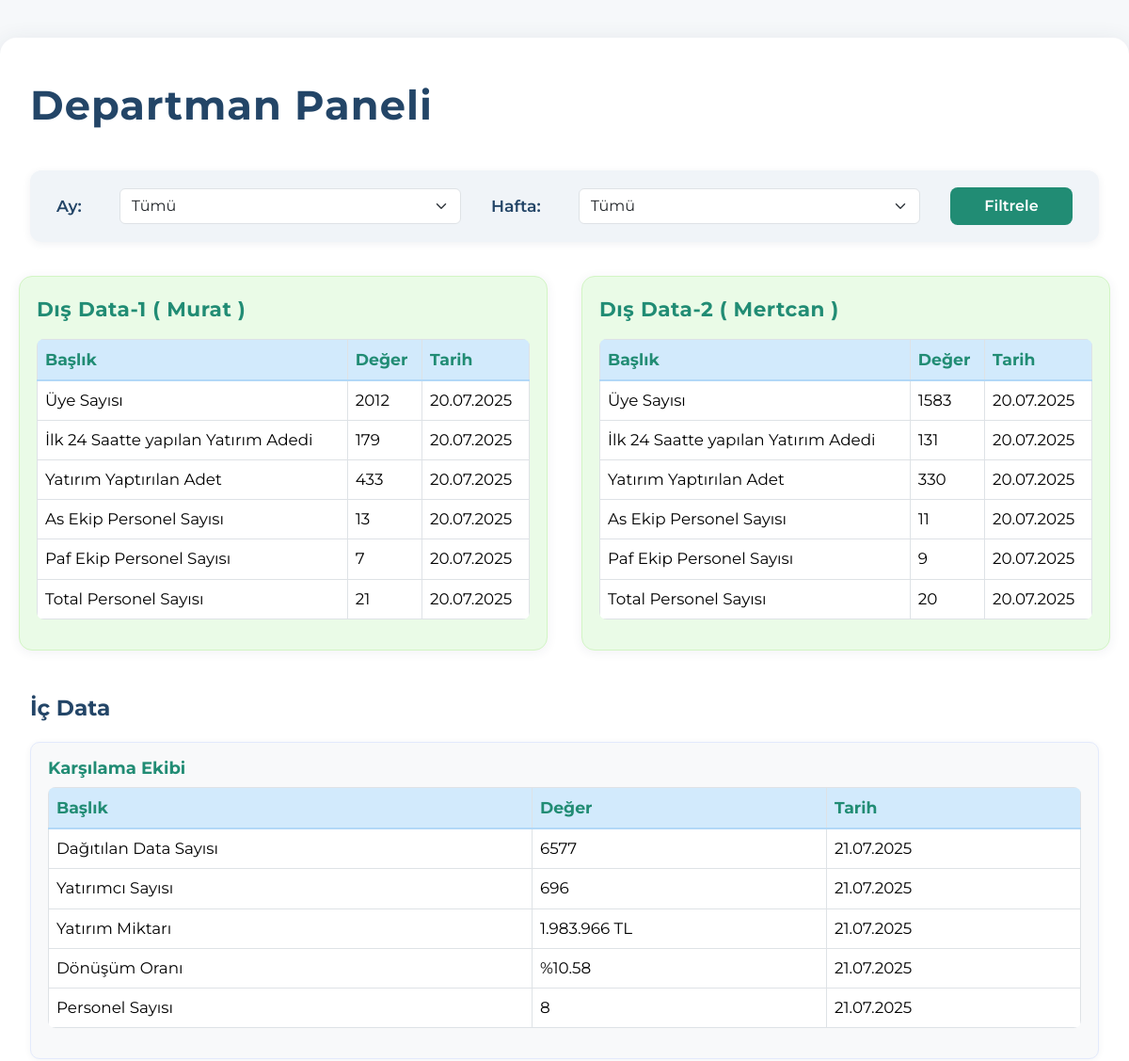
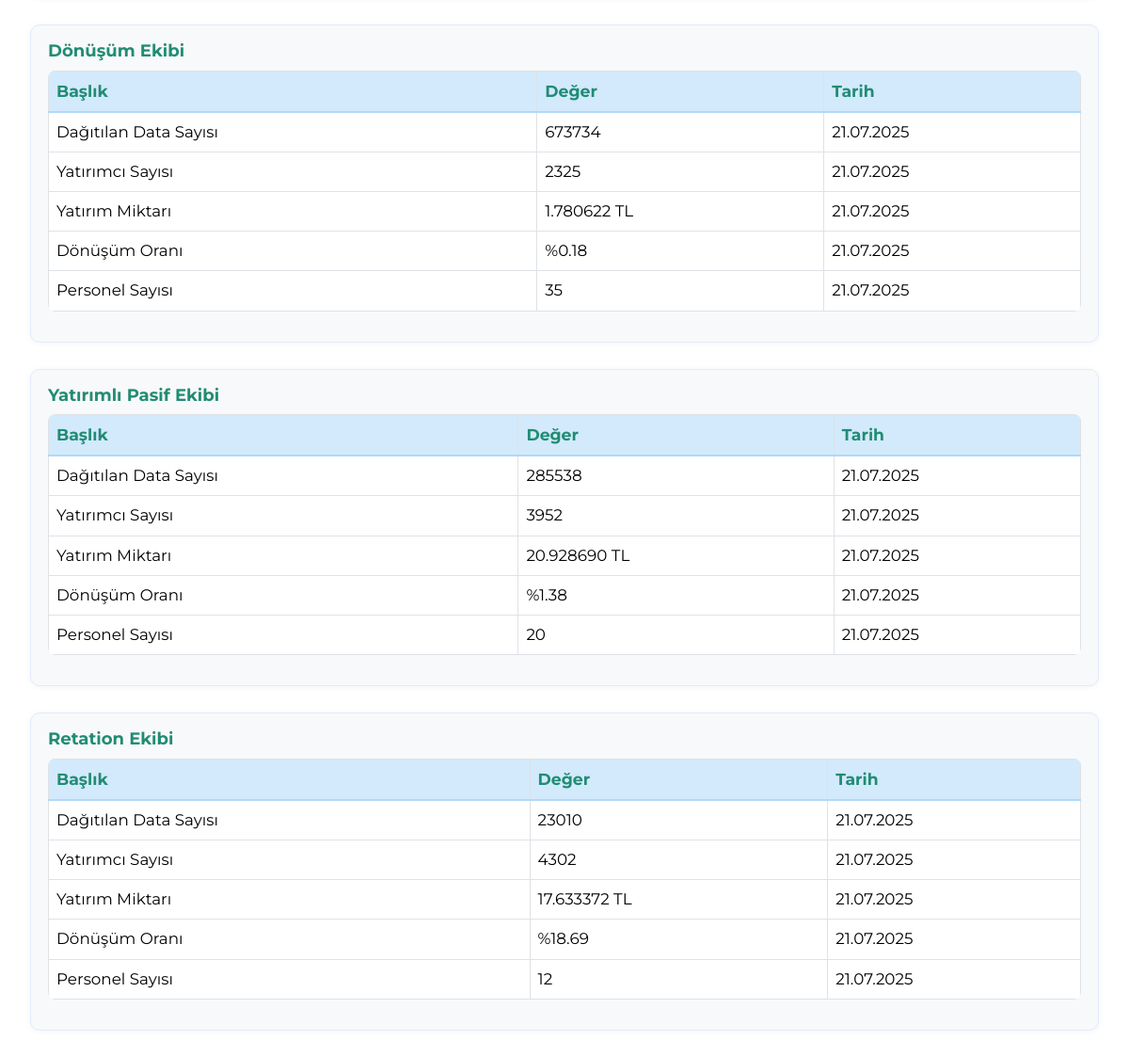
The app's page / (signed in) with its own data (2 pictures, top to bottom).
### departmanlar/models.py (models this page shows, shortened)
class Departman(models.Model):
    isim = models.CharField(max_length=255)

class Veri(models.Model):
    departman = models.ForeignKey(Departman, on_delete=models.CASCADE)
    baslik = models.CharField(max_length=255)
    deger = models.CharField(max_length=255)
    tarih = models.DateField()  # <-- Geçmiş ve istenen tarih için bu alanı ekle

### departmanlar/views.py (the view)
# urls.py: path('', views.dashboard, name='dashboard'),
@login_required
def dashboard(request):
    ay = request.GET.get("ay")
    hafta = request.GET.get("hafta")
    def hafta_belirle(tarih):
        gun = tarih.day
        if 1 <= gun <= 7:
            return "1"
        elif 8 <= gun <= 14:
            return "2"
        elif 15 <= gun <= 21:
            return "3"
        elif 22 <= gun <= 28:
            return "4"
        else:
            return "tumu"
    def veri_filtrele(departman):
        qs = Veri.objects.filter(departman=departman)
        if ay:
            qs = qs.filter(tarih__month=int(ay))
        if hafta and hafta != "tumu":
            qs = [v for v in qs if hafta_belirle(v.tarih) == hafta]
        return qs
    dis_ekip_1 = Departman.objects.filter(isim="Dış Data-1 ( Murat )").first()
    dis_ekip_2 = Departman.objects.filter(isim="Dış Data-2 ( Mertcan )").first()
    dis_ekip_1_veriler = veri_filtrele(dis_ekip_1) if dis_ekip_1 else []
    dis_ekip_2_veriler = veri_filtrele(dis_ekip_2) if dis_ekip_2 else []
    ic_departman_isimleri = [
        "Karşılama Ekibi",
        "Dönüşüm Ekibi",
        "Yatırımlı Pasif Ekibi",
        "Retation Ekibi"
    ]
    ic_departmanlar = Departman.objects.filter(isim__in=ic_departman_isimleri)
    ic_veriler = []
    for dep in ic_departmanlar:
        veriler = veri_filtrele(dep)
        ic_veriler.append({"departman": dep, "veriler": veriler})
    aylar = range(1, 13)
    context = {
        "dis_ekip_1": dis_ekip_1,
        "dis_ekip_2": dis_ekip_2,
        "dis_ekip_1_veriler": dis_ekip_1_veriler,
        "dis_ekip_2_veriler": dis_ekip_2_veriler,
        "ic_veriler": ic_veriler,
        "aylar": aylar,
        "request": request,
    }
    return render(request, "departmanlar/dashboard.html", context)

### departmanlar/templates/departmanlar/dashboard.html (shortened to what this page needs)
<!DOCTYPE html>
<html lang="tr">
<head>
    <link href="https://cdn.jsdelivr.net/npm/bootstrap@5.3.3/dist/css/bootstrap.min.css" rel="stylesheet">
</head>
<body>
    <div class="container">
        <div class="title">Departman Paneli</div>
        <form method="get" class="filter-form">
            <label for="ay">Ay:</label>
            <select name="ay" id="ay" class="form-select">
                <option value="">Tümü</option>
            </select>
            <label for="hafta">Hafta:</label>
            <select name="hafta" id="hafta" class="form-select">
                <option value="">Tümü</option>
            </select>
            <button type="submit" class="btn btn-success">Filtrele</button>
        </form>
        <div class="row">
            <div class="card">
                <h3>{{ dis_ekip_1.isim }}</h3>
                <table class="table table-bordered table-hover">
                    <thead>
                        <tr><th>Başlık</th><th>Değer</th><th>Tarih</th></tr>
                    </thead>
                    <tbody>
                    {% for veri in dis_ekip_1_veriler %}
                        <tr>
                            <td>{{ veri.baslik }}</td>
                            <td>{{ veri.deger }}</td>
                            <td>
                                {% if veri.tarih %}
                                    {{ veri.tarih|date:"d.m.Y" }}
                                {% else %}
                                    -
                                {% endif %}
                            </td>
                        </tr>
                    {% empty %}
                        <tr><td colspan="3">Veri yok.</td></tr>
                    {% endfor %}
                    </tbody>
                </table>
            </div>
            <div class="card">
                <h3>{{ dis_ekip_2.isim }}</h3>
                <table class="table table-bordered table-hover">
                    <thead>
                        <tr><th>Başlık</th><th>Değer</th><th>Tarih</th></tr>
                    </thead>
                    <tbody>
                    {% for veri in dis_ekip_2_veriler %}
                        <tr>
                            <td>{{ veri.baslik }}</td>
                            <td>{{ veri.deger }}</td>
                            <td>
                                {% if veri.tarih %}
                                    {{ veri.tarih|date:"d.m.Y" }}
                                {% else %}
                                    -
                                {% endif %}
                            </td>
                        </tr>
                    {% empty %}
                        <tr><td colspan="3">Veri yok.</td></tr>
                    {% endfor %}
                    </tbody>
                </table>
            </div>
        </div>
        <div class="ic-title">İç Data</div>
        {% for item in ic_veriler %}
            <div class="ic-card">
                <h4>{{ item.departman.isim }}</h4>
                <table class="table table-bordered table-hover">
                    <thead>
                        <tr><th>Başlık</th><th>Değer</th><th>Tarih</th></tr>
                    </thead>
                    <tbody>
                    {% for veri in item.veriler %}
                        <tr>
                            <td>{{ veri.baslik }}</td>
                            <td>{{ veri.deger }}</td>
                            <td>
                                {% if veri.tarih %}
                                    {{ veri.tarih|date:"d.m.Y" }}
                                {% else %}
                                    -
                                {% endif %}
                            </td>
                        </tr>
                    {% empty %}
                        <tr><td colspan="3">Veri yok.</td></tr>
                    {% endfor %}
                    </tbody>
                </table>
            </div>
        {% endfor %}
    </div>
</body>
</html>

### departmanlar/templates/departmanlar/dashboard.html (style rules this page uses)
body { background: #f6f8fa; font-family: 'Montserrat', 'Segoe UI', Arial, sans-serif; }
.container { max-width: 1200px; margin: 40px auto; background: #fff; border-radius: 18px; box-shadow: 0 4px 24px rgba(44, 62, 80, 0.10); padding: 40px 32px; }
.title { font-size: 2.7rem; font-weight: 700; color: #234567; margin-bottom: 36px; letter-spacing: 1px; }
.filter-form { margin-bottom: 36px; padding: 18px 28px; background: #f0f4f8; border-radius: 12px; display: flex; gap: 32px; align-items: center; box-shadow: 0 2px 8px rgba(44, 62, 80, 0.07); }
.filter-form label { font-weight: 600; color: #234567; margin-right: 8px; font-size: 1.08rem; }
.filter-form select, .filter-form button { min-width: 130px; font-size: 1rem; }
.btn-success { background: #218c74; border: none; font-weight: 600; padding: 8px 32px; border-radius: 8px; transition: background 0.2s; }
.row { display: flex; gap: 36px; margin-bottom: 36px; }
.card { background: #eafbe7; border-radius: 14px; padding: 22px 18px 16px 18px; flex: 1; box-shadow: 0 2px 12px rgba(44, 62, 80, 0.07); border: 1px solid #d2f5c4; }
.card h3 { margin-top: 0; color: #218c74; font-size: 1.35rem; font-weight: 700; margin-bottom: 18px; letter-spacing: 0.5px; }
.table { font-size: 1.05rem; }
.table thead th { background: #d2eafc; color: #218c74; font-weight: 700; border-bottom: 2px solid #b2d8f7; font-size: 1.08rem; }
.table tbody tr { background: #fff; }
.table tbody tr:nth-child(even) { background: #f6f8fa; }
.table-bordered { border-radius: 8px; overflow: hidden; }
.ic-title { margin-top: 44px; font-size: 1.45rem; color: #234567; font-weight: 700; margin-bottom: 18px; }
.ic-card { background: #f8f9fa; border-radius: 10px; padding: 16px 18px; margin-bottom: 28px; box-shadow: 0 1px 6px rgba(44, 62, 80, 0.06); border: 1px solid #e3eafc; }
.ic-card h4 { margin: 0 0 10px 0; color: #218c74; font-size: 1.13rem; font-weight: 700; }

### records on screen
Departman: isim "Dış Data-1 ( Murat )"
Veri: baslik "Üye Sayısı", deger "2012", tarih "20.07.2025"
Veri: baslik "İlk 24 Saatte yapılan Yatırım Adedi", deger "179", tarih "20.07.2025"
Veri: baslik "Yatırım Yaptırılan Adet", deger "433", tarih "20.07.2025"
Veri: baslik "As Ekip Personel Sayısı", deger "13", tarih "20.07.2025"
Veri: baslik "Paf Ekip Personel Sayısı", deger "7", tarih "20.07.2025"
Veri: baslik "Total Personel Sayısı", deger "21", tarih "20.07.2025"
Departman: isim "Dış Data-2 ( Mertcan )"
Veri: baslik "Üye Sayısı", deger "1583", tarih "20.07.2025"
Veri: baslik "İlk 24 Saatte yapılan Yatırım Adedi", deger "131", tarih "20.07.2025"
Veri: baslik "Yatırım Yaptırılan Adet", deger "330", tarih "20.07.2025"
Veri: baslik "As Ekip Personel Sayısı", deger "11", tarih "20.07.2025"
Veri: baslik "Paf Ekip Personel Sayısı", deger "9", tarih "20.07.2025"
Veri: baslik "Total Personel Sayısı", deger "20", tarih "20.07.2025"
Departman: departman.isim "Karşılama Ekibi"
Veri: baslik "Dağıtılan Data Sayısı", deger "6577", tarih "21.07.2025"
Veri: baslik "Yatırımcı Sayısı", deger "696", tarih "21.07.2025"
Veri: baslik "Yatırım Miktarı", deger "1.983.966 TL", tarih "21.07.2025"
Veri: baslik "Dönüşüm Oranı", deger "%10.58", tarih "21.07.2025"
Veri: baslik "Personel Sayısı", deger "8", tarih "21.07.2025"
Departman: departman.isim "Dönüşüm Ekibi"
Veri: baslik "Dağıtılan Data Sayısı", deger "673734", tarih "21.07.2025"
Veri: baslik "Yatırımcı Sayısı", deger "2325", tarih "21.07.2025"
Veri: baslik "Yatırım Miktarı", deger "1.780622 TL", tarih "21.07.2025"
Veri: baslik "Dönüşüm Oranı", deger "%0.18", tarih "21.07.2025"
Veri: baslik "Personel Sayısı", deger "35", tarih "21.07.2025"
Departman: departman.isim "Yatırımlı Pasif Ekibi"
Veri: baslik "Dağıtılan Data Sayısı", deger "285538", tarih "21.07.2025"
Veri: baslik "Yatırımcı Sayısı", deger "3952", tarih "21.07.2025"
Veri: baslik "Yatırım Miktarı", deger "20.928690 TL", tarih "21.07.2025"
Veri: baslik "Dönüşüm Oranı", deger "%1.38", tarih "21.07.2025"
Veri: baslik "Personel Sayısı", deger "20", tarih "21.07.2025"
Departman: departman.isim "Retation Ekibi"
Veri: baslik "Dağıtılan Data Sayısı", deger "23010", tarih "21.07.2025"
Veri: baslik "Yatırımcı Sayısı", deger "4302", tarih "21.07.2025"
Veri: baslik "Yatırım Miktarı", deger "17.633372 TL", tarih "21.07.2025"
Veri: baslik "Dönüşüm Oranı", deger "%18.69", tarih "21.07.2025"
Veri: baslik "Personel Sayısı", deger "12", tarih "21.07.2025"
